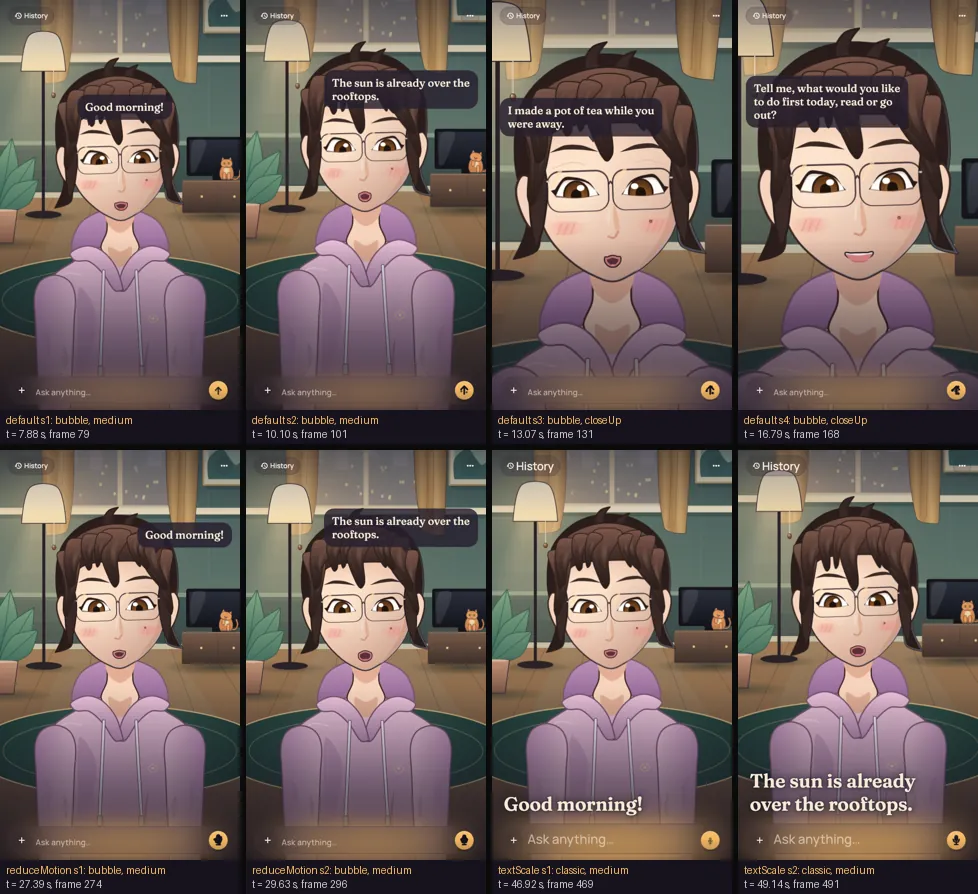
#> input picture rive/review/m10/wow/caption_sheet.webp, 978 x 894 px, given in place of cheek_158_1.0.png, which was not available
$ python storyboard_m5.py
#> lines starting #> are read from the running program, lines starting #| are printed output that depends on the picture
### rive/tools/storyboard_m4.py
"""Re-shoot the Wow #1 and Wow #2 storyboards against the M4 assets (rive/review/m4/wow/).

Same look as `storyboard.py` (scene poster + a headless capture of the real avatar, dashed
block-outs for what is not built yet), reusing its `frame` / `caption` helpers, but every beat
is a full CLI argument list, so it can write the v7 light rig, the listening lean, the breath,
the face AUs and the tablet prop (with mid-run steps).

    uv run --with pillow rive/tools/storyboard_m4.py [rive/review/m4/wow]

Writes wow1_campfire_rain.png, wow2_tokyo_weather.png, flicker.gif (campfire close-up, 1 s),
parallax_sweep.gif (campfire, parallaxX -1 -> 1) and gates.txt (objective self-check).
Rive runs are sequential (one CLI at a time). The tablet out -> hold -> away GIF is the one
`motion_review.py --tablet` already wrote (../tablet/out_hold_away.gif); it is not re-rendered.
"""

from __future__ import annotations

from collections.abc import Callable
from dataclasses import dataclass
from pathlib import Path
import subprocess
import sys
import tempfile

from PIL import Image, ImageChops, ImageDraw

HERE: Path = Path(__file__).resolve().parent
sys.path.insert(0, str(HERE))
import storyboard as sb  # noqa: E402
from art_bible import SCENES  # noqa: E402

ROOT: Path = sb.ROOT
AVATAR: Path = ROOT / "rive/avatar"
CAMPFIRE: Path = ROOT / "rive/scenes/campfire"
BG: tuple[int, int, int] = sb.AVATAR_BG
STEP: list[str] = ["--pointer=move@400,420"]  # lets the next --data step mid-run (costs one frame)

# Mirrors lib/core/design/tokens/scene_lights.dart (the campfire rig, written verbatim by the app).
CAMPFIRE_RIG: dict[str, str] = {
    "lightKey": "FFFF9A4D", "lightKeyIntensity": "1.0", "lightKeyX": "-0.49", "lightKeyY": "-0.872",
    "lightRim": "FF6F8FD8", "lightRimIntensity": "0.35", "lightAmbient": "FF141C2C",
    "lightAmbientAmount": "0.35", "lightFlicker": "1.0",
}
# lib/core/models/performance/mood_presets.dart, happy
HAPPY: dict[str, str] = {"mood": "happy", "auCheekRaise": "0.6", "auLidTighten": "0.1",
                         "auLipCornerPull": "0.7", "auBrowOuterUp": "0.3"}


# [8 lines left out: function rig, not called in this run]


def data(d: dict[str, str]) -> list[str]:
    return [f"--data={k}={v}" for k, v in d.items()]


@dataclass(frozen=True)
class Shot:
    beat: sb.Beat
    args: tuple[str, ...]  # CLI args after `rive <project> --screenshot=<png>`


# [52 lines left out: functions wow1, wow2, not called in this run]


def capture(project: Path, args: tuple[str, ...] | list[str], png: Path) -> None:
    subprocess.run(["rive", ".", f"--screenshot={png}", *args], cwd=project, check=True,
                   stdout=subprocess.DEVNULL, stderr=subprocess.DEVNULL)
#> (this line was passed over: subprocess is not available in this run)


# [125 lines left out: functions avatar_image, sheet, save_gif, face_crop, flicker_gif, parallax_gif and 1 more, not called in this run]


# [2 lines that do not run on import are left out]

### rive/tools/storyboard_m5.py
"""Re-shoot the Wow #1 and Wow #2 storyboards against the M5 assets (rive/review/m5/wow/).

Same layout and gates as `storyboard_m4.py` (whose `sheet`, `capture`, `avatar_image`, `save_gif`
and `parallax_gif` it reuses), but the scene behind every beat is a live headless capture of the
scene's Rive file (`rive/scenes/<id>`, 1080x1920, `--fit=contain`) instead of the rest-pose poster:

- Wow #1: the campfire at `rain` 1 (contract v8: streaks, wet ground and tent, steam off the logs,
  the fire damped), each beat at its own frame inside the 3 s steam loop, so the rain moves from
  cell to cell; the avatar wears the campfire rig (M5 cheek firelight included, ruling 7); the
  firelight close-up is the loop frame where the cheek tint is strongest (measured here).
- Wow #2: the livingRoom diorama with the faired 3/4 head (yaw 0.6, pitch -0.5, ruling 1) and the
  tablet: out, hold, glance back, answering.

    uv run --with pillow --with numpy rive/tools/storyboard_m5.py [rive/review/m5/wow]

Writes wow1_campfire_rain.png, wow2_tokyo_weather.png, rain_steam.gif (campfire at rain 1, 2 s
real time, cropped to the fire and the tent), parallax_<scene>.gif for livingRoom, beach and
deepSpace (parallaxX -1 -> 1, 12 frames) and gates.txt; exit code 1 on any FAIL line. The yaw
sweep GIF is Task 2's (../head/yaw_sweep.gif), linked from the index, not re-rendered. Rive runs
are sequential (one CLI at a time).
"""

from __future__ import annotations

from pathlib import Path
import sys
import tempfile

import numpy as np
from PIL import Image

HERE: Path = Path(__file__).resolve().parent
sys.path.insert(0, str(HERE))
import storyboard as sb  # noqa: E402
import storyboard_m4 as m4  # noqa: E402
from art_bible import SCENES  # noqa: E402

ROOT: Path = sb.ROOT
AVATAR: Path = m4.AVATAR
SCENE_DIR: Path = ROOT / "rive/scenes"
GIF_MAX: int = 3 * 1024 * 1024  # bytes per GIF
YAW_SWEEP: Path = ROOT / "rive/review/m5/head/yaw_sweep.gif"

# review_face.CHEEK_BOX (M5 light gate): the key-side lower cheek, avatar artboard px
CHEEK_BOX: tuple[int, int, int, int] = (338, 462, 362, 494)
# rive/review/m5/light/cheek.txt: blue shift (flicker minus steady) over the loop, -41.4 .. -30.0
CHEEK_PEAK_B: float = 41.4
# review_face.tint_silhouette: the loop's brightest frame is 45 (advance 46), one loop later
FIRE_PEAK_GUESS: int = 46 + 120
WOW1_SCENE_FRAME: int = 91  # mid steam loop (3 s = 180 frames); beat i renders 91 + 12 i


def scene_capture(scene: str, args: list[str], png: Path) -> Image.Image:
    m4.capture(SCENE_DIR / scene, (*args, "--fit=contain"), png)
    return Image.open(png).convert("RGBA")


def lum(im: Image.Image) -> np.ndarray:
    return np.asarray(im.convert("L"), dtype=np.int16)


def firelight_frame(tmp: Path, notes: list[str]) -> int:
    """The flicker frame near the loop's peak for the close-up: the happy speaking face at the
    campfire rig, five frames around the light review's brightest one; the one whose cheek blue
    drops most against the same frame at steady light (lightFlicker 0) wins."""
    base: dict[str, str] = {**m4.CAMPFIRE_RIG, **m4.HAPPY, "autoBlink": "false", "phase": "speaking"}
    best: tuple[float, int] = (0.0, FIRE_PEAK_GUESS)
    shifts: list[str] = []
    for adv in range(FIRE_PEAK_GUESS - 8, FIRE_PEAK_GUESS + 9, 4):
        means: list[float] = []
        for flick in ("1.0", "0"):
            png: Path = tmp / f"cheek_{adv}_{flick}.png"
            m4.capture(AVATAR, (*m4.data({**base, "lightFlicker": flick}), f"--advance={adv}"), png)
            box: np.ndarray = np.asarray(Image.open(png).convert("RGB").crop(CHEEK_BOX), dtype=float)
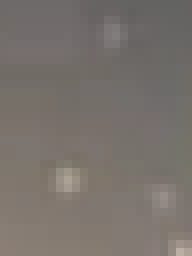
#> box: shape (32, 24, 3) float64 (shown 8 times larger); mean R, G, B 120.5, 113.8, 108.6
            means.append(float(box[..., 2].mean()))
        shift: float = means[1] - means[0]  # how much blue the firelit cheek lost
        shifts.append(f"{adv}: {shift:.1f}")
        if shift > best[0]:
            best = (shift, adv)
#> pass 2 of the loop in firelight_frame, `for adv in range(FIRE_PEAK_GUESS - 8, FIRE_PEAK_GUESS + 9, 4):`:
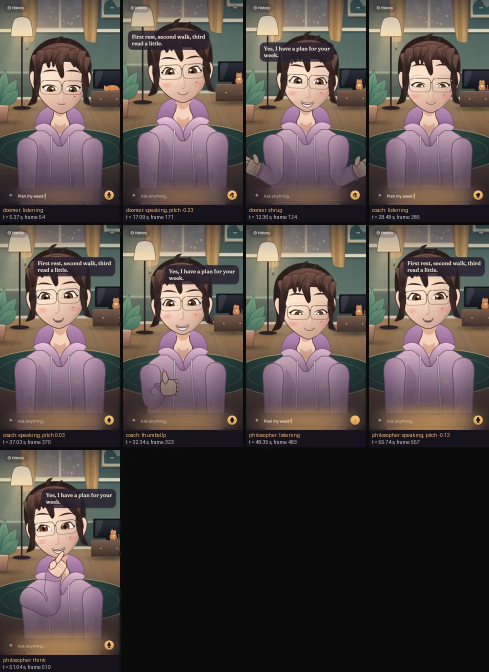
#> input picture rive/review/m10/wow/persona_sheet.webp, 978 x 1344 px, given in place of cheek_162_1.0.png, which was not available (shown at 1/2 size)
#> in firelight_frame, `box: np.ndarray = np.asarray(Image.open(png).convert("RGB").crop(CHEEK..`:
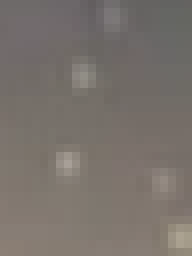
#> box: shape (32, 24, 3) float64 (shown 8 times larger); mean R, G, B 120.8, 113.8, 108.1
    ok: bool = best[0] >= 0.85 * CHEEK_PEAK_B
    notes.append(f"{'ok  ' if ok else 'FAIL'} firelight close-up: advance {best[1]}, cheek blue -{best[0]:.1f}/255 "
                 f"vs steady (light gate's loop peak -{CHEEK_PEAK_B}; gate >= 85 %); sampled {', '.join(shifts)}")
    return best[1]


# [47 lines left out: functions wow1, scene_frames, rain_check, not called in this run]


def wow2() -> list[m4.Shot]:
    """M4's Wow #2 beats, unchanged: the faired head comes from the avatar file itself."""
    return m4.wow2()


# [15 lines left out: function rain_steam_gif, not called in this run]


def gif_size(path: Path, notes: list[str]) -> None:
    size: int = path.stat().st_size
    notes.append(f"{'ok  ' if size <= GIF_MAX else 'FAIL'} {path.name}: {size:,} B (<= {GIF_MAX:,})")


def main(out: Path) -> int:
    out.mkdir(parents=True, exist_ok=True)
    notes: list[str] = []
    with tempfile.TemporaryDirectory() as t:
        tmp: Path = Path(t)
        fire_adv: int = firelight_frame(tmp, notes)
        shots1: list[m4.Shot] = wow1(fire_adv)
        bg1: list[Image.Image] = scene_frames("campfire", ["--data=rain=1"], len(shots1), WOW1_SCENE_FRAME, 12,
                                              tmp, notes, "wow1_campfire_rain")
        rain_check(tmp, notes)
        m4.sheet("wow1_campfire_rain", shots1, out, tmp, notes, background=lambda i: bg1[i])
        shots2: list[m4.Shot] = wow2()
        bg2: list[Image.Image] = scene_frames("livingRoom", [], len(shots2), 91, 12, tmp, notes, "wow2_tokyo_weather")
        m4.sheet("wow2_tokyo_weather", shots2, out, tmp, notes, background=lambda i: bg2[i])
        rain_steam_gif(out, tmp, notes)
        for scene in ("livingRoom", "beach", "deepSpace"):
            name: str = f"parallax_{scene}.gif"
            m4.parallax_gif(out, tmp, notes, project=SCENE_DIR / scene, name=name)
            gif_size(out / name, notes)
    notes.append(f"{'ok  ' if YAW_SWEEP.exists() else 'FAIL'} yaw sweep: linked, not copied "
                 f"({YAW_SWEEP.relative_to(ROOT)}, {YAW_SWEEP.stat().st_size if YAW_SWEEP.exists() else 0:,} B)")
    # the campfire rig written to the avatar must be art_bible.SCENES (= SceneLights.of); Wow #2
    # takes its rig from SCENES directly (m4.rig)
    for k, v in m4.rig("campfire").items():
        c: str = m4.CAMPFIRE_RIG[k]
        same: bool = v == c if k in ("lightKey", "lightRim", "lightAmbient") else float(v) == float(c)
        notes.append(f"{'ok  ' if same else 'FAIL'} campfire rig {k}: art_bible {v}, written {c}")
    assert SCENES["livingRoom"]  # Wow #2's rig source
    (out / "gates.txt").write_text("\n".join(notes) + "\n")
    print("\n".join(notes))
    return 1 if any(n.startswith("FAIL") for n in notes) else 0


if __name__ == "__main__":
#> (the run stopped early here; a loop or call above may not have finished)
